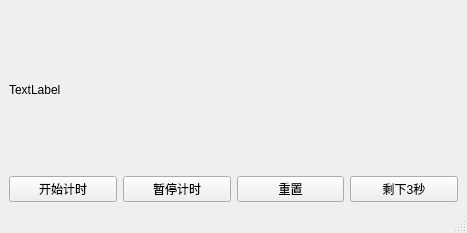
<?xml version="1.0" encoding="UTF-8"?>
<ui version="4.0">
 <class>MainWindow</class>
 <widget class="QMainWindow" name="MainWindow">
  <property name="geometry">
   <rect>
    <x>0</x>
    <y>0</y>
    <width>467</width>
    <height>233</height>
   </rect>
  </property>
  <property name="windowTitle">
   <string>MainWindow</string>
  </property>
  <widget class="QWidget" name="centralwidget">
   <layout class="QVBoxLayout" name="verticalLayout">
    <item>
     <widget class="QLabel" name="label">
      <property name="text">
       <string>TextLabel</string>
      </property>
     </widget>
    </item>
    <item>
     <layout class="QHBoxLayout" name="horizontalLayout">
      <item>
       <widget class="QPushButton" name="start">
        <property name="text">
         <string>开始计时</string>
        </property>
       </widget>
      </item>
      <item>
       <widget class="QPushButton" name="stop">
        <property name="text">
         <string>暂停计时</string>
        </property>
       </widget>
      </item>
      <item>
       <widget class="QPushButton" name="reset">
        <property name="text">
         <string>重置</string>
        </property>
       </widget>
      </item>
      <item>
       <widget class="QPushButton" name="pushButton">
        <property name="text">
         <string>剩下3秒</string>
        </property>
       </widget>
      </item>
     </layout>
    </item>
   </layout>
  </widget>
  <widget class="QMenuBar" name="menubar">
   <property name="geometry">
    <rect>
     <x>0</x>
     <y>0</y>
     <width>467</width>
     <height>26</height>
    </rect>
   </property>
  </widget>
  <widget class="QStatusBar" name="statusbar"/>
 </widget>
 <resources/>
 <connections/>
</ui>
